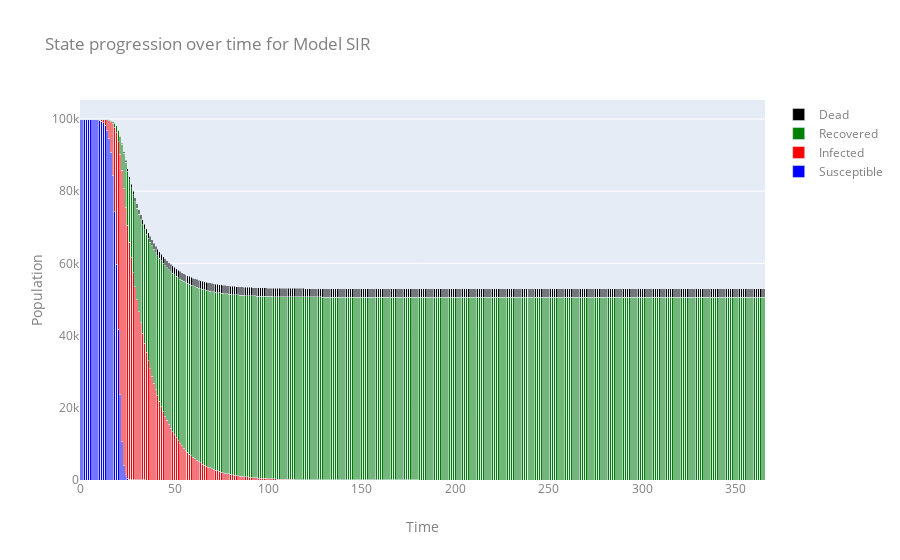

The cell this chart's notebook holds for it:
### Markdown cell above
### Plotting model states over time

After running a model for some T > 1, you can plot the states over time using the plotting function, `plot_states(model, type='line',run=1)`, which takes three arguments: 
* `model`: A model object
* `type`: 'line' (default) or 'bar' (stacked bar plot) 
* `run`: 1 (default), any number from a simulation run for multiple replications.

### Code cell
plot_states(sir,type='bar',run=1)

### Figure 1 — Plotly figure (JSON) as saved in the notebook; plotly's stock layout.template omitted (floating-point values rounded to 4 significant figures; data arrays with more than 128 entries replaced by an {"elided": "..."} marker saying what was removed)
{"data": [{"marker": {"color": "blue"}, "name": "Susceptible", "type": "bar", "x": {"elided": "366 int values"}, "y": {"elided": "1096 int values"}}, {"marker": {"color": "red"}, "name": "Infected", "type": "bar", "x": {"elided": "366 int values"}, "y": {"elided": "1096 int values"}}, {"marker": {"color": "green"}, "name": "Recovered", "type": "bar", "x": {"elided": "366 int values"}, "y": {"elided": "1096 int values"}}, {"marker": {"color": "black"}, "name": "Dead", "type": "bar", "x": {"elided": "366 int values"}, "y": {"elided": "1096 int values"}}], "layout": {"autosize": true, "barmode": "stack", "font": {"color": "#7f7f7f", "size": 12}, "title": {"text": "State progression over time for Model SIR"}, "xaxis": {"autorange": true, "range": [-0.5, 365.5], "title": {"text": "Time"}, "type": "linear"}, "yaxis": {"autorange": true, "range": [0, 105300.0], "title": {"text": "Population"}, "type": "linear"}}}
